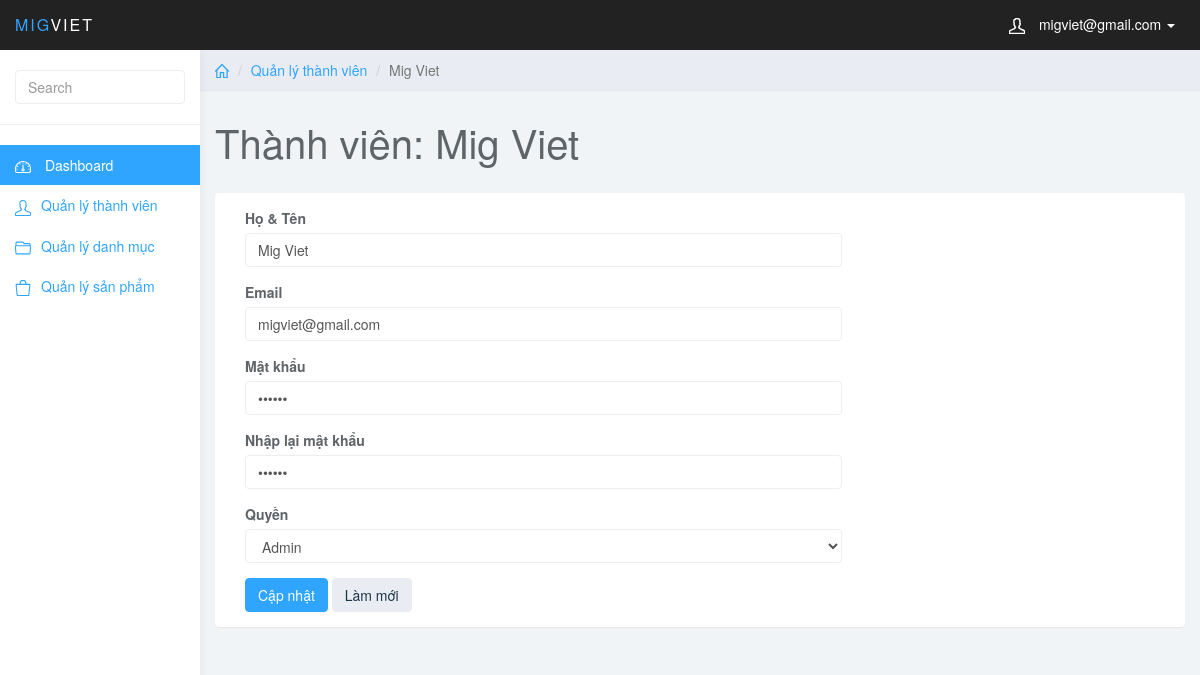
Screenshot of /admin/index.php?page_layout=edit_user&user_id=1 (signed in) with the database file from the repository.
### tables this page shows
CREATE TABLE `user` (
  `user_id` int(11) NOT NULL,
  `user_full` varchar(255) NOT NULL,
  `user_mail` varchar(255) NOT NULL,
  `user_pass` varchar(255) NOT NULL,
  `user_level` int(1) NOT NULL
);

### admin/edit_user.php (the view, shortened to what this page needs)
<?php
$user_id = $_GET['user_id'];
$sql = "SELECT * FROM user
		WHERE user_id = $user_id";
$query = mysqli_query($conn, $sql);
$row = mysqli_fetch_array($query);
?>
<div class="col-sm-9 col-sm-offset-3 col-lg-10 col-lg-offset-2 main">
    <div class="row">
        <ol class="breadcrumb">
            <li><a href="#"><svg class="glyph stroked home"><use xlink:href="#stroked-home"></use></svg></a></li>
            <li><a href="">Quản lý thành viên</a></li>
            <li class="active"><?php echo $row['user_full'];?></li>
        </ol>
    </div>
    <div class="row">
        <div class="col-lg-12">
            <h1 class="page-header">Thành viên: <?php echo $row['user_full'];?></h1>
        </div>
    </div>
    <div class="row">
            <div class="col-lg-12">
                <div class="panel panel-default">
                    <div class="panel-body">
                        <div class="col-md-8">
                            <form role="form" method="post">
                                <div class="form-group">
                                    <label>Họ & Tên</label>
                                    <input type="text" name="user_full" required class="form-control" value="<?php echo $row['user_full'];?>" placeholder="">
                                </div>
                                <div class="form-group">
                                    <label>Email</label>
                                    <input type="text" name="user_mail" required value="<?php echo $row['user_mail'];?>" class="form-control">
                                </div>
                                <div class="form-group">
                                    <label>Mật khẩu</label>
                                    <input type="password" name="user_pass" required value="<?php echo $row['user_pass'];?>"  class="form-control">
                                </div>
                                <div class="form-group">
                                    <label>Nhập lại mật khẩu</label>
                                    <input type="password" name="user_re_pass" required value="<?php echo $row['user_pass'];?>"  class="form-control">
                                </div>
                                <div class="form-group">
                                    <label>Quyền</label>
                                    <select name="user_level" class="form-control">
                                        <option value=1 <?php if($row['user_level'] == 1){echo 'selected';}?>>Admin</option>
                                    </select>
                                </div>
                                <button type="submit" name="sbm" class="btn btn-primary">Cập nhật</button>
                                <button type="reset" class="btn btn-default">Làm mới</button>
                            </div>
                    </div>
                </div>
            </div>
        </div>
</div>

### admin/css/styles.css (style rules this page uses)
body { background: #f1f4f7; padding-top: 50px; color: #5f6468; }
a, a:hover, a:focus { color: #30a5ff; }
h1, h2, h3, h4, h5, h6 { color: #5f6468; }
h1 { font-weight: 300; font-size: 40px; }
.form-control { border: 1px solid #eee; box-shadow: none; }
.btn-default, .btn-default:hover, .btn-default:focus, .btn-default:active, .btn-default.active, .open > .dropdown-toggle.btn-default, .btn-default.disabled, .btn-default[disabled], fieldset[disabled] .btn-default, .btn-default.disabled:hover, .btn-default[disabled]:hover, fieldset[disabled] .btn-default:hover, .btn-default.disabled:focus, .btn-default[disabled]:focus, fieldset[disabled] .btn-default:focus, .btn-default.disabled:active, .btn-default[disabled]:active, fieldset[disabled] .btn-default:active, .btn-default.disabled.active, .btn-default[disabled].active, fieldset[disabled] .btn-default.active { background-color: #e9ecf2; border-color: #e9ecf2; color: #1b3548; }
.btn-primary, .btn-primary:hover, .btn-primary:focus, .btn-primary:active, .btn-primary.active, .open > .dropdown-toggle.btn-primary, .btn-primary.disabled, .btn-primary[disabled], fieldset[disabled] .btn-primary, .btn-primary.disabled:hover, .btn-primary[disabled]:hover, fieldset[disabled] .btn-primary:hover, .btn-primary.disabled:focus, .btn-primary[disabled]:focus, fieldset[disabled] .btn-primary:focus, .btn-primary.disabled:active, .btn-primary[disabled]:active, fieldset[disabled] .btn-primary:active, .btn-primary.disabled.active, .btn-primary[disabled].active, fieldset[disabled] .btn-primary.active { background-color: #30a5ff; border-color: #30a5ff; }
.panel { border: 0; }
.breadcrumb { border-radius: 0; padding: 10px 15px; background: #e9ecf2; box-shadow: 0 1px 1px rgba(0, 0, 0, .05); margin: 0 ; }
h1.page-header { margin-top: 30px; border-bottom: 0; }
.breadcrumb .glyph { height: 14px; width: 14px; margin: -2px 0 0 0; stroke-width: 4px; }

### rows the page displays
user: user_full "Mig Viet", user_mail "migviet@gmail.com", user_level "Admin"

### other values shown
$_SESSION['mail'] "migviet@gmail.com"
